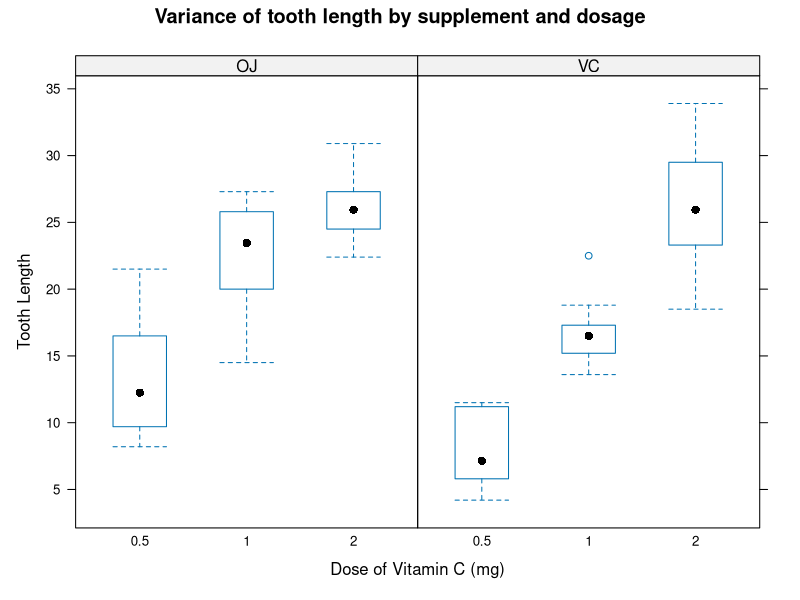

Write R code to recreate this figure. (Note: this script raises an error after producing the figure.)
## ---- chunk 1
library(lattice)
library(xtable)
library(Hmisc)
library(datasets)
data(ToothGrowth)
## ---- chunk 2
describe(ToothGrowth)
## ---- chunk 3
bwplot(len ~ as.factor(dose)|supp, data=ToothGrowth, xlab="Dose of Vitamin C (mg)", ylab="Tooth Length", main="Variance of tooth length by supplement and dosage")
## ---- chunk 4
OjVc <- t.test(len~supp, paired=F, var.equal=F, data=ToothGrowth)
OjVc
## ---- chunk 5
Dose0.5 <- t.test(len~supp, paired=F, var.equal=F, data=ToothGrowth[ToothGrowth$dose==0.5,])
Dose1.0 <- t.test(len~supp, paired=F, var.equal=F, data=ToothGrowth[ToothGrowth$dose==1.0,])
Dose2.0 <- t.test(len~supp, paired=F, var.equal=F, data=ToothGrowth[ToothGrowth$dose==2.0,])

Dose0.5pval <- Dose0.5$p.value
Dose0.5lowconf <- Dose0.5$conf[1]
Dose0.5highconf <- Dose0.5$conf[2]

Dose1.0pval <- Dose1.0$p.value
Dose1.0lowconf <- Dose1.0$conf[1]
Dose1.0highconf <- Dose1.0$conf[2]

Dose2.0pval <- Dose2.0$p.value
Dose2.0lowconf <- Dose2.0$conf[1]
Dose2.0highconf <- Dose2.0$conf[2]

TestResults <- cbind(c(Dose0.5pval, Dose1.0pval, Dose2.0pval), 
                     c(Dose0.5lowconf, Dose1.0lowconf, Dose2.0lowconf), 
                     c(Dose0.5highconf, Dose1.0highconf, Dose2.0highconf))
rownames(TestResults) <- c("0.5 Dosage","1.0 Dosage","2.0 Dosage")
colnames(TestResults) <- c("P-Value","LowerConfInt","UpperConfInt")

print.xtable(xtable(TestResults, digits=5), comment=FALSE)
